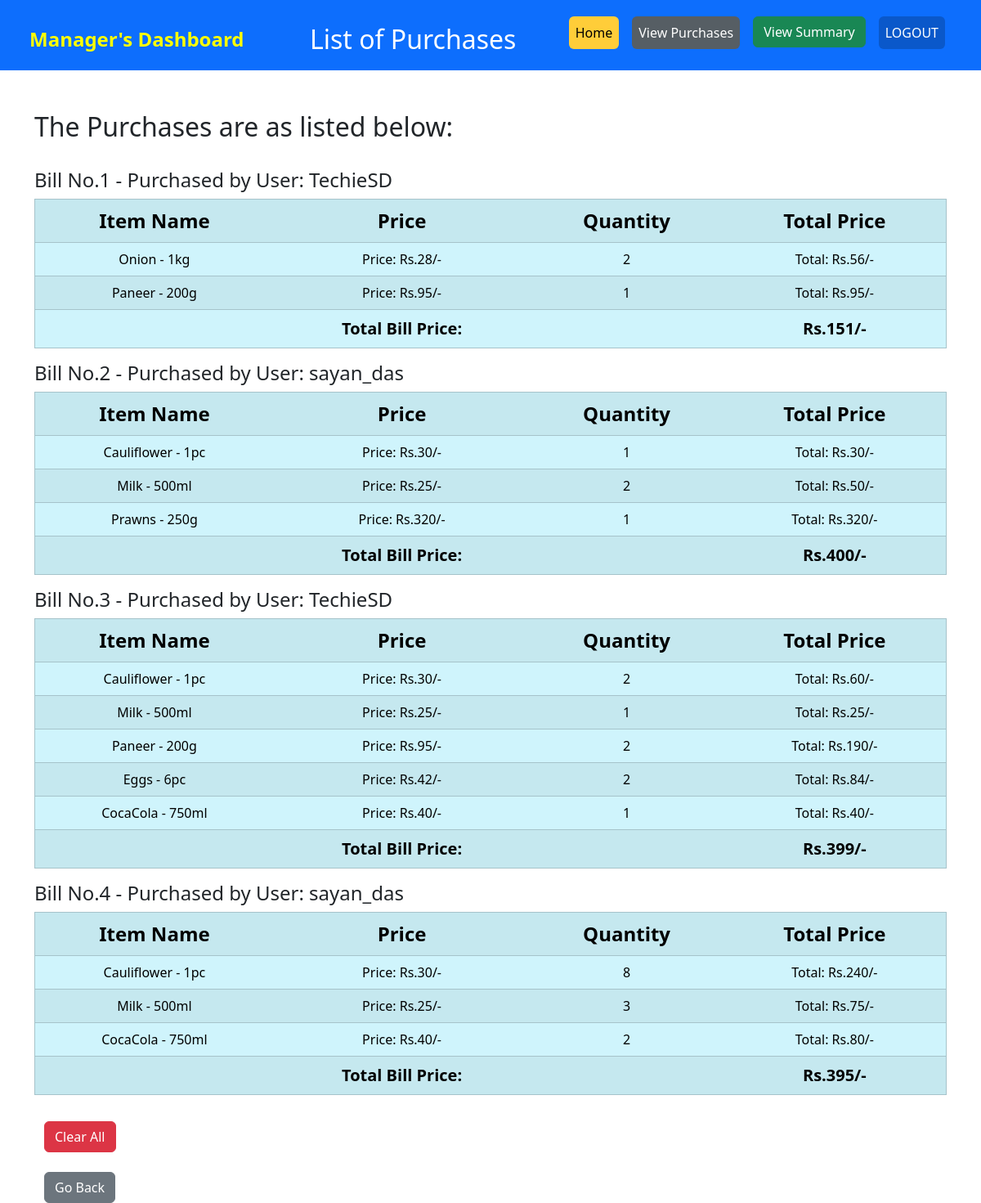
Page /manager/purchases/5 (signed in) on the committed database.
### main.py (models this page shows)
class PurchaseTotal(db.Model):
    __tablename__='purchase_total'
    bill_id = db.Column(db.Integer, primary_key=True, autoincrement=True, unique=True, nullable=False)
    bill_total = db.Column(db.Integer, nullable=False)
    user_id = db.Column(db.Integer, db.ForeignKey("user.id"), nullable=False)
    purchase_bills = db.relationship('PurchaseBill', backref='purchase_total', lazy=True)

class User(db.Model, UserMixin):
    __tablename__='user'
    id = db.Column(db.Integer, primary_key=True, autoincrement=True, unique=True)
    username = db.Column(db.String(20), nullable=False, unique=True)
    name = db.Column(db.String(30))
    email = db.Column(db.String(40))
    password = db.Column(db.String(80), nullable=False)

class PurchaseBill(db.Model):
    __tablename__='purchase_bill'
    sl_no = db.Column(db.Integer, primary_key=True, autoincrement=True, unique=True, nullable=False)
    bill_id = db.Column(db.Integer, db.ForeignKey("purchase_total.bill_id"), nullable=False)
    category_id = db.Column(db.Integer, db.ForeignKey("items.category_id"), nullable=False)
    item_name = db.Column(db.String, db.ForeignKey("cart.item_name"), nullable=False)
    price = db.Column(db.Integer, db.ForeignKey("cart.price"), nullable=False)
    quantity = db.Column(db.Integer, db.ForeignKey("cart.quantity"), nullable=False)
    total_price = db.Column(db.Integer, db.ForeignKey("cart.total_price"), nullable=False)

### main.py (the view)
@app.route('/manager/purchases/<int:managerid>')
@login_required
def purchases(managerid):
    if current_user.id != managerid:
        return redirect(url_for('manager'))
    purchase_bills = PurchaseTotal.query.options(db.joinedload('purchase_bills')).all()
    users = User.query.all()  # Fetch all users to pass them to the template
    return render_template('purchases.html', managerid=managerid, purchase_bills=purchase_bills, users=users)

### main.py (called while the page is built)
@login_manager.user_loader
def load_user(user_id):
    return User.query.get(int(user_id))

### templates/purchases.html (shortened to what this page needs)
<!DOCTYPE html>
<html>
<head>
    <link rel="stylesheet" href="https://cdn.jsdelivr.net/npm/bootstrap@5.3.1/dist/css/bootstrap.min.css">
</head>
<body>
<nav class="navbar navbar-expand-lg navbar-dark bg-primary" style="padding: 20px 0px 10px;">
    <div class="container-fluid">
        <a class="navbar-brand" href="#" style="font-size: 24px; color:yellow; padding-left: 24px;"><b>Manager's Dashboard</b></a>
        <div class="collapse navbar-collapse" id="navbarNav">
            <h2 class="d-flex mx-auto my-2 my-lg-0" align="center" style="color: white;">List of Purchases</h2>
            <ul class="navbar-nav ml-auto">
                <li class="nav-item">
                    <a class="btn btn-warning nav-link active" href="/manager" style="color: black;">Home</a>
                </li>
                <li class="nav-item">
                    <a class="nav-link" href="#"></a>
                </li>
                <li class="nav-item">
                    <a class="btn btn-secondary mb-3 nav-link active" aria-current="page" href="{{ url_for('purchases', managerid=current_user.id) }}" style="color: white;">View Purchases</a>
                  </li>
                  <li class="nav-item">
                    <a class="nav-link" href="#"></a>
                </li>
                <li class="nav-item">
                    <a class="btn btn-success" href="{{ url_for('summary', managerid=current_user.id) }}">View Summary</a>
                </li>
                <li class="nav-item">
                    <a class="nav-link" href="#"></a>
                </li>
                <li class="nav-item">
                  <a class="btn btn-primary mb-3 nav-link active" aria-current="page" href="/logout">LOGOUT</a>
                </li>
                <li class="nav-item">
                    <a class="nav-link" href="#"></a>
                </li>
                <li class="nav-item">
                    <a class="nav-link" href="#"></a>
                </li>
            </ul>
        </div>
    </div>
</nav>
    <div class="container" style="margin-top: 50px;">
        <h2>The Purchases are as listed below:</h2><br>
        {% for bill in purchase_bills %}
        {% set user = users | selectattr("id", "eq", bill.user_id) | first %}
        <h4>Bill No.{{ bill.bill_id }} - Purchased by User: {{ user.username }}</h4>
        <table class="table table-info table-striped" border="1" style="border-collapse: collapse;" cellpadding="10">
            <tr align="center" style="font-size: 24px;">
                <th>Item Name</th>
                <th>Price</th>
                <th>Quantity</th>
                <th>Total Price</th>
            </tr>
            {% for purchase_bill in bill.purchase_bills %}
            <tr align="center">
                <td>{{ purchase_bill.item_name }}</td>
                <td>Price: Rs.{{ purchase_bill.price }}/-</td>
                <td>{{ purchase_bill.quantity }}</td>
                <td>Total: Rs.{{ purchase_bill.total_price }}/-</td>
            </tr>
            {% endfor %}
            <tr align="center" style="font-size: 20px;">
                <th></th>
                <th>Total Bill Price:</th>
                <th></th>
                <th>Rs.{{ bill.bill_total }}/-</th>
            </tr>
        </table>
        {% endfor %}
        <div class="container mt-3">
            <form method="POST" action="{{ url_for('clear_purchases') }}">
                <button type="submit" class="btn btn-danger mt-3">Clear All</button>
            </form><br>
            <a href="{{ url_for('manager', managerid=managerid) }}" class="btn btn-secondary">Go Back</a>
        </div>
    </div>
</body>
</html>

### rows in the picture
PurchaseTotal: bill_id "1", bill_total "151"
User: username "TechieSD"
PurchaseBill: item_name "Onion - 1kg", price "28", quantity "2", total_price "56"
PurchaseBill: item_name "Paneer - 200g", price "95", quantity "1", total_price "95"
PurchaseTotal: bill_id "2", bill_total "400"
User: username "sayan_das"
PurchaseBill: item_name "Cauliflower - 1pc", price "30", quantity "1", total_price "30"
PurchaseBill: item_name "Milk - 500ml", price "25", quantity "2", total_price "50"
PurchaseBill: item_name "Prawns - 250g", price "320", quantity "1", total_price "320"
PurchaseTotal: bill_id "3", bill_total "399"
PurchaseBill: item_name "Cauliflower - 1pc", price "30", quantity "2", total_price "60"
PurchaseBill: item_name "Milk - 500ml", price "25", quantity "1", total_price "25"
PurchaseBill: item_name "Paneer - 200g", price "95", quantity "2", total_price "190"
PurchaseBill: item_name "Eggs - 6pc", price "42", quantity "2", total_price "84"
PurchaseBill: item_name "CocaCola - 750ml", price "40", quantity "1", total_price "40"
PurchaseTotal: bill_id "4", bill_total "395"
PurchaseBill: item_name "Cauliflower - 1pc", price "30", quantity "8", total_price "240"
PurchaseBill: item_name "Milk - 500ml", price "25", quantity "3", total_price "75"
PurchaseBill: item_name "CocaCola - 750ml", price "40", quantity "2", total_price "80"
